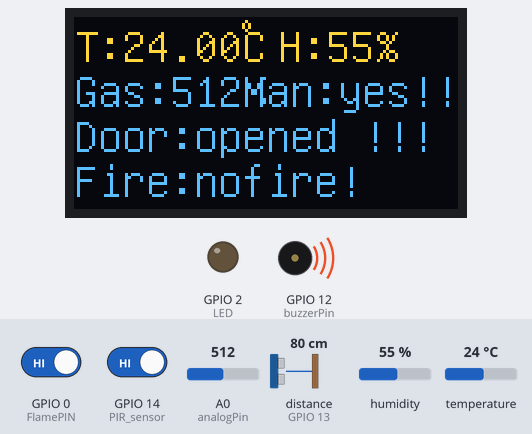
A sketch run on a simulated ESP8266 (NodeMCU). On the bench: 128×64 one-colour display, output pins drawn as LEDs (lit = HIGH), buzzer (waves = sounding, pin HIGH). Wiring (inferred from the names in the program): ultrasonic range finder: trigger GPIO 15; echo GPIO 13. Inputs (shaded band) come from the test bench; at power-on: GPIO 14 (PIR_sensor) HIGH, distance to the obstacle (sensor on GPIO 13) 80 cm, GPIO 0 (FlamePIN) HIGH, humidity 55 %, A0 (analogPin) = 512, temperature 24 °C. The echo pulse lasts 58.3 µs per cm; the OLED is the two-colour kind (top 16 rows yellow); WiFi joins after 1.5 s; servers stay silent unless stated; uploads are accepted with an empty reply; no MQTT or app messages arrive unless stated; pins used as bus, display or sensor lines are not drawn; what the sketch prints to the serial monitor is not drawn.

Above: at 2.8 s.
2.9 s: GPIO 14 (PIR_sensor) driven LOW
At 6.7 s:
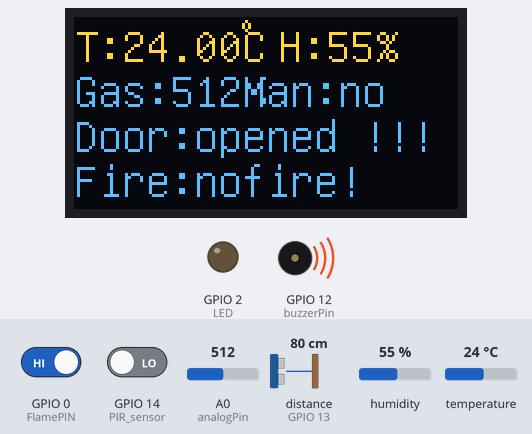
10.4 s: distance to the obstacle (sensor on GPIO 13) set to 7 cm
13.6 s: distance to the obstacle (sensor on GPIO 13) set to 4 cm
At 16.8 s:
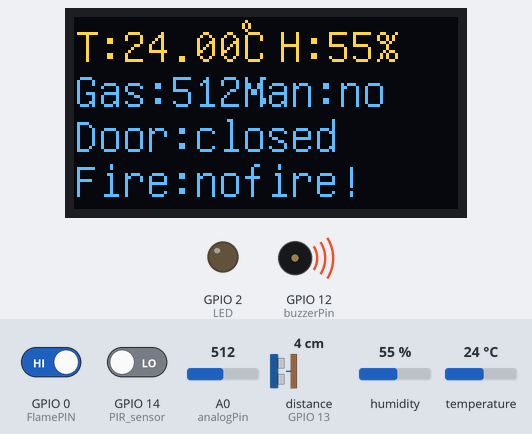
22.4 s: GPIO 14 (PIR_sensor) driven HIGH
At 26.6 s:
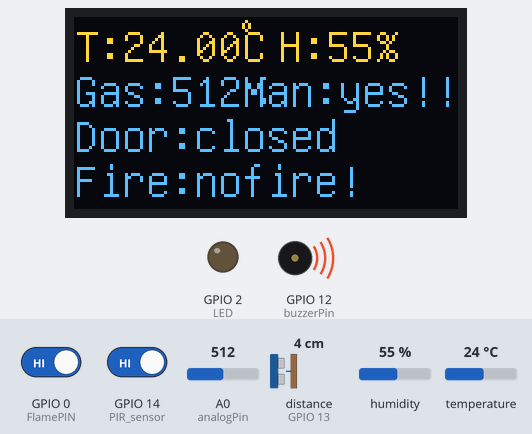
30.7 s: GPIO 0 (FlamePIN) driven LOW
At 33.6 s:
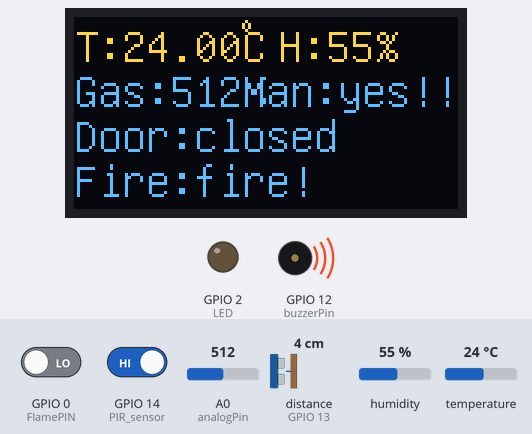
34.4 s: humidity set to 22 %
At 37.1 s:
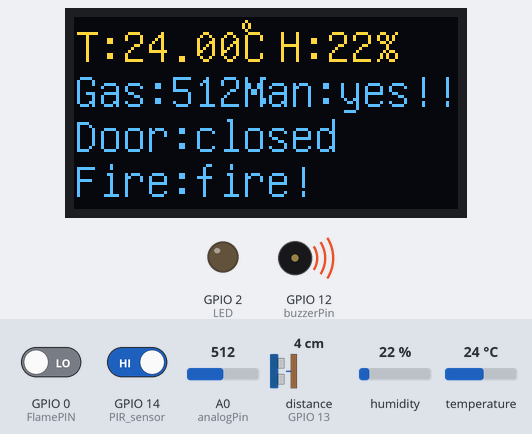
Timing chart, 0 to 38.6 s (numbered marks = the images above; inputs shaded):
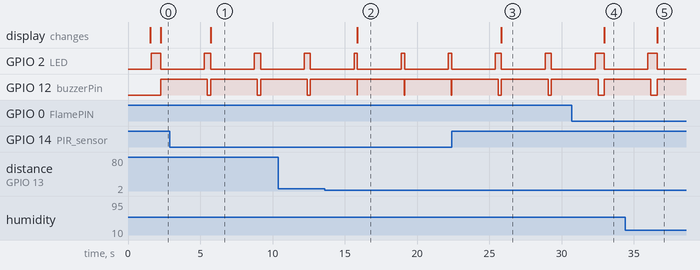

The sketch:

TheAll.ino
```cpp
//Family Security and Environmental Monitoring System
//------------------------头文件引用------------------------------//
#include <ESP8266WiFi.h>          //默认，加载WIFI头文件
#include <PubSubClient.h>         //默认，加载MQTT库文件
#include <Ticker.h>               //Ticker库，用来定时调用函数或多任务处理
#include <U8g2lib.h>   //U8g2库
#include <Wire.h>
#include <ESP8266HTTPClient.h>  //ESP8266的HTTP协议通讯库

//------------------------函数声明--------------------------------//
void connectWiFi(); //WiFi连接函数
void callback(char* topic, byte* payload, unsigned int length);//MQTT消息回调函数
void reconnect();  //MQTT重连函数
void temphumiValue(); //获取温湿度
int FlameValue();  //火焰检测函数
int calculateDistance();//超声波测距函数
void hongwai();    //红外模块函数
void tickerCount();//定时器计数函数
/*******oled显示函数*******/
void OLEDDispaly(String temp, String rh, String gas, String fire, String human);
void doHttpStick();  //微信通知提醒函数
void buzzerAlarm();  //蜂鸣器函数
//--------------------------------------------------------------//

//********************WiFi名称&密码*******************//
const char* ssid = "mi";               //WIFI名字
const char* password = "11111111";     //你的WIFI密码

//-----------------------巴法云MQTT相关配置---------------------------//
#define ID_MQTT "8a1350d0c73d254c726ae6dab79b4fc3"   //用户私钥ID，控制台获取
const char* topic = "bafaTopicTest01";    //主题名字
const char* mqtt_server = "bemfa.com";    //默认，MQTT服务器地址
const int mqtt_server_port = 9501;        //默认，MQTT服务器端口号
WiFiClient wifiClient;             //新建WiFiClient对象，初始化wifi客户端，用于MQTT
WiFiClient wifiClient2;    //新建WiFiClient2，用于HTTP微信消息推送使用
HTTPClient http;  //初始化http
PubSubClient mqttclient(wifiClient);   //建立PubSubClient对象mqttclient
//------------------------------------------------------------------//
long lastMsg = 0;    //时间戳

long timeval = 3 * 1000;     //数据上传的传感器时间间隔，默认3秒

//------------------------Ticker定时设置----------------------------//
Ticker ticker;   //建立Ticker对象，实现定时

//-------------------DHT11温湿度传感器配置---------------------//
#include<dht11.h>      //引入DHT11库
dht11 DHT11;           //定义传感器类型对象
const int DHT11PIN = 16;    //定义DHT11传感器连接引脚-->GPIO16(D0)
double temp,humi; //温湿度变量
//---------------MQ2烟雾传感器配置---------------//
const int analogPin = A0; //引脚定义为整型常量
unsigned int mqData=0;    //烟雾含量

//-------------------火焰传感器配置------------------------//
const int FlamePIN = 0;   //定义火焰传感器引脚-->GPIO0(D3)
int fv;                   //存放 火焰检测函数返回值

//------------------超声波(HR-SR04)模块配置--------------//
const int trigPin = 15;     //trig引脚-->GPIO15(D8)
const int echoPin = 13;     //echo引脚-->GPIO13(D7)
long duration,cm;          //间隔时间和距离

//------------------人体红外感应模块配置---------------------//
const int LED = 2;        //GPIO2(D4)和esp8266板载LED相通，低电平有效
const int PIR_sensor = 14;//GPIO14(D5)
int pirVal;               //红外模块out引脚返回值

//----------oled屏配置--------------//
#define SCL 5   //串行时钟线-->GPIO5(D1)
#define SDA 4   //串行数据线-->GPIO4(D2)
/***利用构造器对oled进行初始化****/
U8G2_SSD1306_128X64_NONAME_F_SW_I2C u8g2(U8G2_R0, /*clock=*/SCL, /*data=*/SDA, /*reset=*/U8X8_PIN_NONE);
//------------蜂鸣器配置---------------//
const int buzzerPin = 12; //定义蜂鸣器I/O引脚-->GPIO12(D6)

//--------------微信消息推送配置--------------------//
String uid = "8a1350d0c73d254c726ae6dab79b4fc3";
String title = "人体红外传感器设备";                  // 设备名称
String wxmsg = "检测陌生人闯入家门，请立即确认！！！";   //发送的消息
String ApiUrl = "http://go.bemfa.com/v1/sendwechatcard"; //默认 api 网址


void setup() {
  // put your setup code here, to run once:
  Serial.begin(115200);    //设置串口波特率为115200

  pinMode(DHT11PIN, INPUT); //定义DHT11PIN为输入(INPUT)模式

  pinMode(FlamePIN,INPUT);  //定义FlamePIN为输入(INPUT)模式

  //设置超声模块连接的引脚模式
  pinMode(trigPin, OUTPUT);
  pinMode(echoPin, INPUT);
  //---------LED引脚---------//
  pinMode(LED_BUILTIN, OUTPUT);    //设置引脚为输出模式
  digitalWrite(LED_BUILTIN, LOW);  //默认引脚上电高电平
  //-------蜂鸣器引脚--------//
  pinMode(buzzerPin,OUTPUT);
  //人体红外感应模块引脚设置
  pinMode(PIR_sensor, INPUT);

  ticker.attach(2,hongwai);//每隔2秒执行一次hongwai函数，获取红外模块检测数据

  connectWiFi();           //连接wifi
  mqttclient.setServer(mqtt_server, mqtt_server_port);//设置mqtt服务器和端口号
  mqttclient.setCallback(callback);                   //设置消息回调函数，进行mqtt消息处理
  /**********u8g2***********/
  u8g2.begin();  //u8g2库初始化
  u8g2.enableUTF8Print(); //enable UTF8 support for the Arduino print() function
//  http.begin(wifiClient,ApiUrl+"?uid="+uid+"&title="+title+"&msg="+wxmsg);  //初始化请求
}

void loop() {
  if (!mqttclient.connected()){//判断mqtt是否连接
    reconnect();
  }
  mqttclient.loop();  //保持MQTT客户端心跳

  /***温湿度***/
  temphumiValue();
  //int intTemp = (int)temp;
  String strTemp = (String)temp;
  int intHumi = (int)humi;
  String strHumi = (String)intHumi;

  /****烟雾*****/
  mqData = analogRead(analogPin);//读取A0模拟引脚的数值
  String strsmoke = (String)mqData;
  if(mqData>300){
    Serial.println("可燃气泄露！！！");
    title = "可燃气状况";        // 设备名称
    wxmsg = "可燃气泄露！！！";   //发送的消息
    digitalWrite(LED, HIGH);
    doHttpStick();
    buzzerAlarm();
  }
  /***火焰检测***/
  fv = FlameValue();
  String staFire;
  if(fv){
    Serial.println("无火...");
    staFire = "nofire";
  }else{
    Serial.println("有火!!!");
    staFire = "fire";

    title = "火灾警报";   // 设备名称
    wxmsg = "有火！！！";   //发送的消息
    digitalWrite(LED, HIGH);
    doHttpStick();
    buzzerAlarm();
  }
  /***超声波测距***/
  cm = calculateDistance();
  double dis = (double)cm;
  int intDis = (int)dis;
  String strDis = (String)intDis;
  if(intDis > 4){
    title = "非法闯入警报";   // 设备名称
    wxmsg = "家门被打开！！！";   //发送的消息
    doHttpStick();
    digitalWrite(LED, HIGH);
    buzzerAlarm();
  }

  //红外模块监测是否有人靠近
  String staMan;
  if(pirVal){
    Serial.println("有人");
    staMan = "Someone";
    title = "家中人体红外感应";                  // 设备名称
    wxmsg = "检测家中人员活动，请立即确认！！！";   //发送的消息
    digitalWrite(LED, HIGH);
    doHttpStick(); //微信消息推送
    buzzerAlarm();
  }else{
    Serial.println("无人");
    staMan = "Nobody";
  }
  /****OLEDDispaly传参*****/
  OLEDDispaly(strTemp, strHumi, strsmoke, staMan, intDis, staFire);
  //OLEDDispaly(String temp, String rh, String gas, String human,int Dis,String fire)

  long now = millis();//获取当前时间戳
  if (now - lastMsg > timeval) {//如果达到3s，进行数据上传
    lastMsg = now;
    Serial.print("当前温度 (℃): ");
    Serial.println(temp,2);
    Serial.print("当前湿度 (%): ");
    Serial.println(humi,2);
    Serial.print("当前烟雾含量: ");
    Serial.println(strsmoke);
    Serial.print("测得距离为：");
    Serial.print(dis,2);
    Serial.println("cm");

    // 定义数据格式：#温度#湿度#烟雾#红外监测人#距离#火情#
    String  msg = "#"+strTemp + "#"+strHumi + "#"+strsmoke + "#"+staMan + "#"+strDis + "#"+staFire;
    mqttclient.publish(topic, msg.c_str());  //数据上传（向主题发布消息）
  }
  digitalWrite(buzzerPin, HIGH); //关闭蜂鸣器
  digitalWrite(LED, LOW);
  delay(3000);
}


/***WiFi连接函数***/
void connectWiFi() {//连接WiFi函数
  delay(10);
  Serial.println();
  Serial.print("Connecting to ");
  Serial.println(ssid);
  WiFi.begin(ssid, password);
  while (WiFi.status() != WL_CONNECTED) {
    delay(500);
    Serial.print(".");
  }
  Serial.println("");
  Serial.println("WiFi connected");
  Serial.print("IP address: ");
  Serial.println(WiFi.localIP());//输出 IP
}
//callback回调函数
void callback(char* topic, byte* payload, unsigned int length) {
  Serial.print("Message arrived [");
  Serial.print(topic);
  Serial.print("] ");
  String Mqtt_Buff = ""; //缓冲区字符串变量
  for (int i = 0; i < length; i++) {
    Mqtt_Buff += (char)payload[i]; //存储缓冲区数据
  }
  Serial.print(Mqtt_Buff);
  Serial.println();

  Mqtt_Buff = ""; //清空缓冲区字符串
}

//MQTT重连函数
void reconnect() {
  // 循环判断MQTT连接状态
  while (!mqttclient.connected()) {
    Serial.print("Attempting MQTT connection...");
    // Attempt to connect
    if (mqttclient.connect(ID_MQTT)) {  //连接mqtt服务端
      Serial.println("connected");
      mqttclient.subscribe(topic);      //订阅topic
    } else {
      //若连接失败，则打印connack报文中的returnCode(连接返回码)，具体见第一章 MQTT协议基础中的1-3
      Serial.print("failed, rc=");
      Serial.print(mqttclient.state());
      Serial.println(" try again in 5 seconds");
      // 在重新尝试连接MQTT之前等待5秒
      delay(5000);
    }
  }
}
/***温湿度返回函数***/
void temphumiValue(){
  DHT11.read(DHT11PIN); //更新DHT11传感器所有信息
  temp = DHT11.temperature; //获取温度
  humi = DHT11.humidity; //获取湿度
}

/*****火焰检测函数******/
int FlameValue(){//返回值为0-->有火
  int fvalue = digitalRead(FlamePIN);
  return fvalue;
}
/******超声测距函数******/
int calculateDistance(){
  // 传感器由 10 微秒或更多微秒的 HIGH 脉冲触发。
  // 预先给出一个短的 LOW 脉冲以确保一个干净的 HIGH 脉冲：
  digitalWrite(trigPin, LOW);
  delayMicroseconds(5);
  digitalWrite(trigPin, HIGH);
  delayMicroseconds(12);
  digitalWrite(trigPin, LOW);


  // 从传感器读取信号：一个高脉冲，其持续时间为从发出ping到接收到物体回波的时间（以微秒为单位）。
  duration = pulseIn(echoPin, HIGH);

  // 将时间转换为距离
  cm = (duration*0.034)/2;
  return cm;
}
/*************红外监测函数**********/
void hongwai(){
  pirVal = digitalRead(PIR_sensor);//返回红外模块引脚值
}

//oled屏显函数
void OLEDDispaly(String temp, String rh, String gas, String human,int dis,String fire){
  u8g2.clearBuffer();
  u8g2.setFont(u8g2_font_unifont_t_symbols);
  u8g2.setCursor(0,15);
  u8g2.print("T:");
  u8g2.print(temp);
  u8g2.print("℃");

  u8g2.setCursor(68,15);
  u8g2.print("H:");
  u8g2.print(rh);
  u8g2.print("%");

  u8g2.setCursor(0,30);
  u8g2.print("Gas:");
  u8g2.print(gas);
  u8g2.print("%");

  u8g2.setCursor(56,30);
  u8g2.print("Man:");
  if(human=="Someone"){
    u8g2.print("yes!!!");
  }else{
    u8g2.print("no");
  }

  u8g2.setCursor(0,45);
  u8g2.print("Door:");
  if(dis>4){
    u8g2.print("opened !!!");
  }else{
    u8g2.print("closed");
  }

  u8g2.setCursor(0,60);
  u8g2.print("Fire:");
  u8g2.print(fire);
  u8g2.print("!");

  u8g2.sendBuffer();
}
//******微信消息推送函数********//
void doHttpStick(){  //微信消息推送函数
  if(WiFi.status() == WL_CONNECTED) { //检查WIFI是否连接
    //初始化请求
    http.begin(wifiClient2,ApiUrl+"?uid="+uid+"&title="+title+"&msg="+wxmsg);
    int httpCode = http.GET();   //发送GET请求
    if (httpCode > 0) { // 检查返回的状态码
      String payload = http.getString();   //获取取响应体数据并且以字符串形式返回
      Serial.println(payload);             //打印响应信息
    }
    http.end();   //关闭http
  }else{
      connectWiFi();  //若WiFi断连则进行重连
  }
}
//**********蜂鸣器报警***********//
void buzzerAlarm(){
  digitalWrite(buzzerPin, LOW);//低电平触发
}
```

Measured:
- the behaviour switches between 6 and 5 cm on distance to the obstacle (sensor on GPIO 13) (found by bisection; images 1 and 2)
- after the input at 2.9 s, the display: changes after 2.8 s (image 1)
- after the input at 13.6 s, the display: changes after 2.3 s (image 2)
- after the input at 22.4 s, the display: changes after 3.4 s (image 3)
- after the input at 30.7 s, the display: changes after 2.2 s (image 4)
- after the input at 34.4 s, the display: changes after 2.2 s (image 5)
- by itself, GPIO 2 (LED): alternates HIGH for 0.23 s and LOW for 3.0 s
- by itself, GPIO 12 (buzzerPin): alternates HIGH for 3.2 s and LOW for 0.03 s
